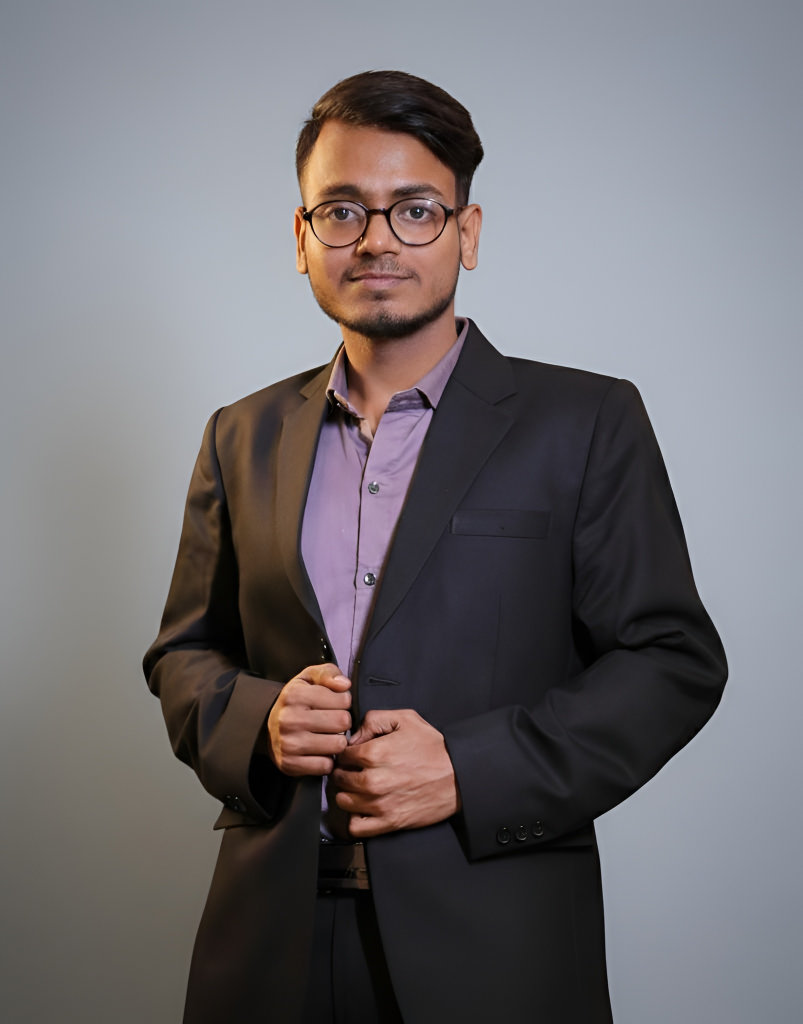
#> input picture image.jpg.jpg, 1606 x 2048 px, found by its file name (shown at 1/2 size)
$ python process-images.py
#> lines starting #> are read from the running program, lines starting #| are printed output that depends on the picture; after the words box and inside, x2 and y2 are one past the last pixel; in counts of white or black regions, pixels touching at a corner belong together
import cv2
import numpy as np
import os
from PIL import Image, ImageDraw, ImageFont

SOURCE = 'image.jpg.jpg'
OUT = 'public/assets'
os.makedirs(OUT, exist_ok=True)

if not os.path.exists(SOURCE):
    print(f"Source image '{SOURCE}' not found.")
    exit(0)

img = cv2.imread(SOURCE)
#> img is the input picture: shape (2048, 1606, 3); mean B, G, R 112.7, 109.2, 112.5
h, w = img.shape[:2]
#> h = 2048; w = 1606

scale = 0.5
small = cv2.resize(img, (int(w * scale), int(h * scale)), interpolation=cv2.INTER_AREA)
sh, sw = small.shape[:2]
#> sh = 1024; sw = 803

mask = np.zeros((sh, sw), np.uint8)
bgdModel = np.zeros((1, 65), np.float64)
fgdModel = np.zeros((1, 65), np.float64)

rect = (int(sw * 0.05), int(sh * 0.05), int(sw * 0.9), int(sh * 0.95))
#> rect = (40, 51, 722, 972)
cv2.grabCut(small, mask, rect, bgdModel, fgdModel, 5, cv2.GC_INIT_WITH_RECT)

# Mark margins as background
mask[0:int(sh*0.04), :] = cv2.GC_BGD
mask[:, 0:int(sw*0.04)] = cv2.GC_BGD
mask[:, int(sw*0.96):] = cv2.GC_BGD

# Face center
face_cascade = cv2.CascadeClassifier(cv2.data.haarcascades + 'haarcascade_frontalface_default.xml')
gray = cv2.cvtColor(img, cv2.COLOR_BGR2GRAY)
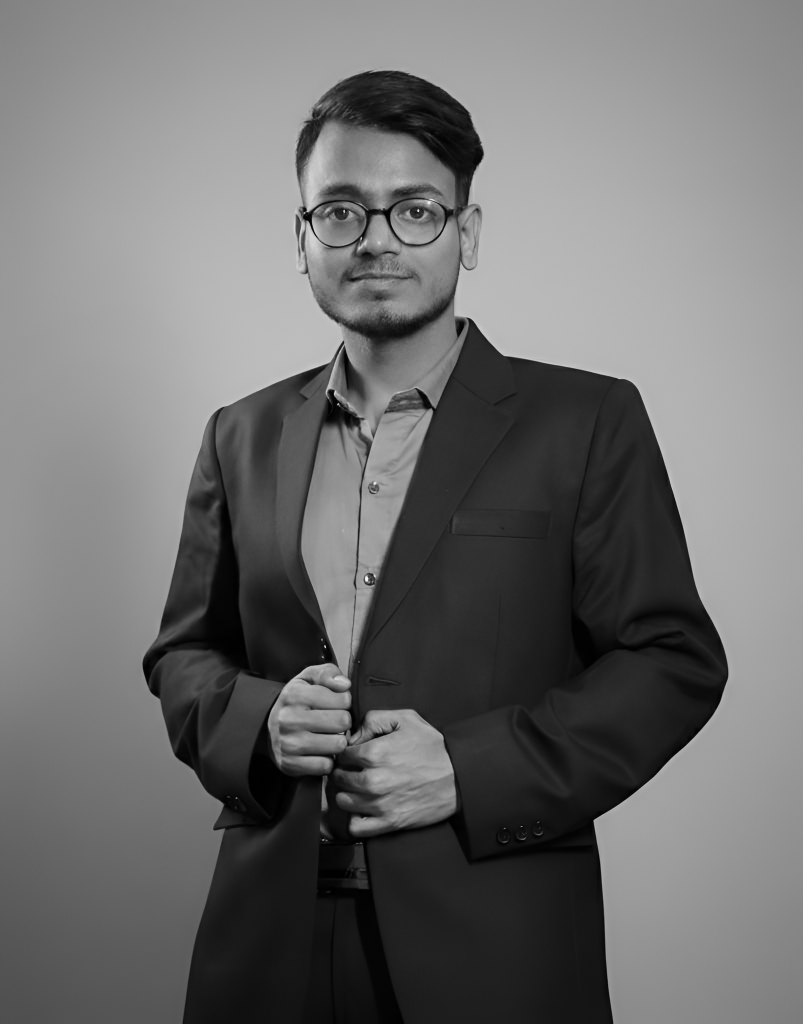
#> gray: shape (2048, 1606) (shown at 1/2 size); min 0, max 255, mean 110.7
faces = face_cascade.detectMultiScale(gray, 1.1, 4)
#> faces = [[710, 941, 116, 116], [542, 255, 430, 430]]
if len(faces) > 0:
    fx, fy, fw, fh = [int(v * scale) for v in faces[0]]
#> fx = 355; fy = 470; fw = 58; fh = 58
    mask[fy + fh//4 : fy + 3*fh//4, fx + fw//4 : fx + 3*fw//4] = cv2.GC_FGD

cv2.grabCut(small, mask, rect, bgdModel, fgdModel, 3, cv2.GC_INIT_WITH_MASK)

alpha = np.where((mask == cv2.GC_FGD) | (mask == cv2.GC_PR_FGD), 255, 0).astype(np.uint8)
alpha_full = cv2.resize(alpha, (w, h), interpolation=cv2.INTER_LINEAR)
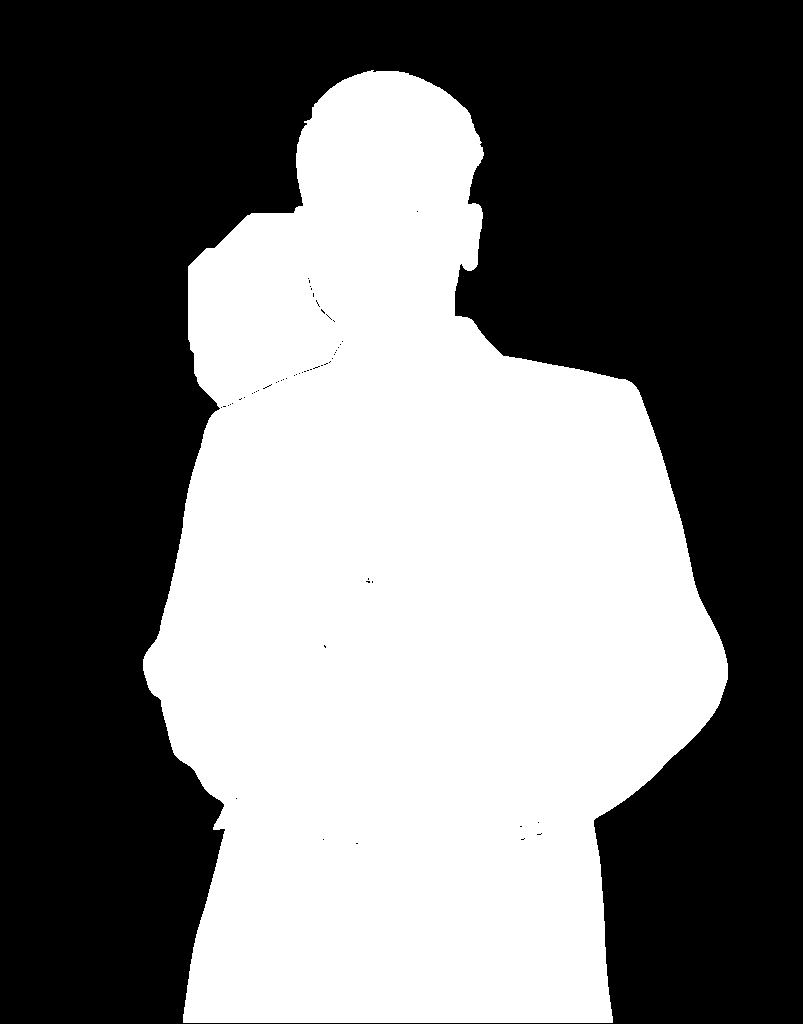
#> alpha: shape (1024, 803); 45.2% white; 1 white region, box (x1, y1, x2, y2) and area: (143, 70, 728, 1023) 371927
alpha_blur = cv2.GaussianBlur(alpha_full, (7, 7), 0)

rgba = cv2.cvtColor(img, cv2.COLOR_BGR2BGRA)
rgba[:, :, 3] = alpha_blur

# Frame crop
crop_y1 = 70
crop_y2 = 1175
crop_h = crop_y2 - crop_y1
crop_w = int(crop_h * (720.0 / 677.0))
crop_x1 = max(0, 757 - crop_w // 2)
crop_x2 = min(w, crop_x1 + crop_w)
#> crop_x2 = 1345

cropped = rgba[crop_y1:crop_y2, crop_x1:crop_x2]
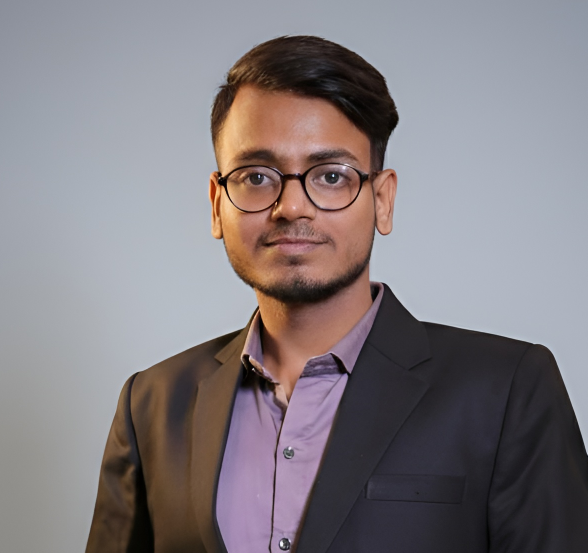
#> cropped: shape (1105, 1175, 4) (shown at 1/2 size); mean B, G, R, A 129, 124.8, 131.2, 132

for target_w in [1100, 720, 420]:
    target_h = int(target_w * (677.0 / 720.0))
    resized = cv2.resize(cropped, (target_w, target_h), interpolation=cv2.INTER_AREA)
    cv2.imwrite(f'{OUT}/portrait-{target_w}.webp', resized, [cv2.IMWRITE_WEBP_QUALITY, 90])
    print(f'Wrote portrait-{target_w}.webp ({target_w}x{target_h})')

# Social OG image
bg = Image.new('RGB', (1200, 630), color='#07070a')
glow = Image.new('RGBA', (1200, 630), (0,0,0,0))
#> glow: PIL image 1200x630 RGBA; every value is 0
draw_glow = ImageDraw.Draw(glow)
for r in range(400, 0, -5):
    a = int(90 * (1 - r/400))
    draw_glow.ellipse([936 - r, 280 - r, 936 + r, 280 + r], fill=(229, 19, 43, a))
bg.paste(Image.alpha_composite(Image.new('RGBA', (1200, 630), (7,7,10,255)), glow).convert('RGB'), (0,0))
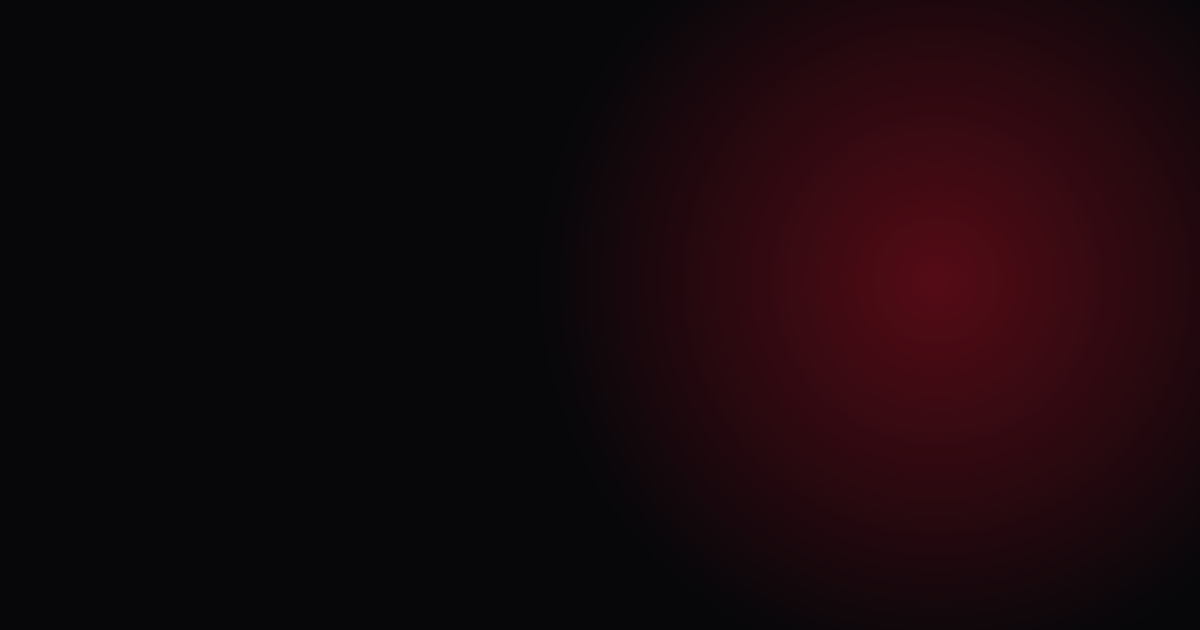
#> bg: PIL image 1200x630 RGB; mean R, G, B 22.5, 7.8, 12.3

portrait = Image.open(f'{OUT}/portrait-720.webp')
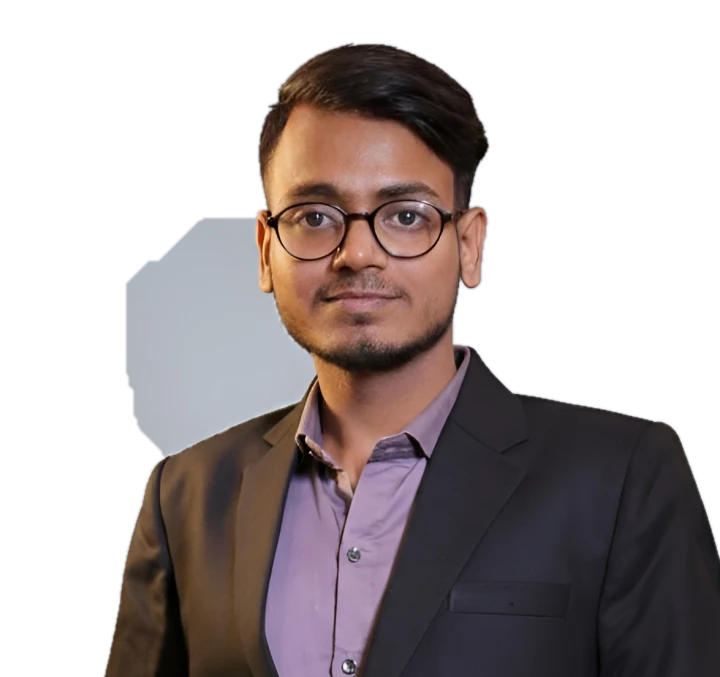
#> portrait: PIL image 720x677 RGBA; mean R, G, B, A 128.7, 122.5, 126.2, 132; transparent parts drawn white
pw, ph = portrait.size
#> pw = 720; ph = 677
new_ph = 580
new_pw = int(pw * (new_ph / ph))
#> new_pw = 616
portrait_resized = portrait.resize((new_pw, new_ph), Image.Resampling.LANCZOS)
bg.paste(portrait_resized, (1200 - new_pw - 20, 630 - new_ph), portrait_resized)

draw = ImageDraw.Draw(bg)
try:
    font_large = ImageFont.truetype('impact.ttf', 120)
    font_sub = ImageFont.truetype('arialbd.ttf', 26)
    font_tag = ImageFont.truetype('arialbd.ttf', 18)
except:
    font_large = ImageFont.load_default()
    font_sub = ImageFont.load_default()
    font_tag = ImageFont.load_default()

draw.text((72, 170), 'RAHUL', font=font_large, fill='#f4f1ec')
draw.text((78, 305), 'THE SERIES', font=font_sub, fill='#ff3d5a')
draw.text((78, 360), 'AI/ML ENGINEER • GENERATIVE AI • AGENTIC AI', font=font_tag, fill='#a7a6ad')
draw.text((78, 410), 'Python • LangGraph • RAG • PyTorch • FastAPI', font=font_tag, fill='#6d6c75')

bg.save(f'{OUT}/og-image.jpg', quality=90)
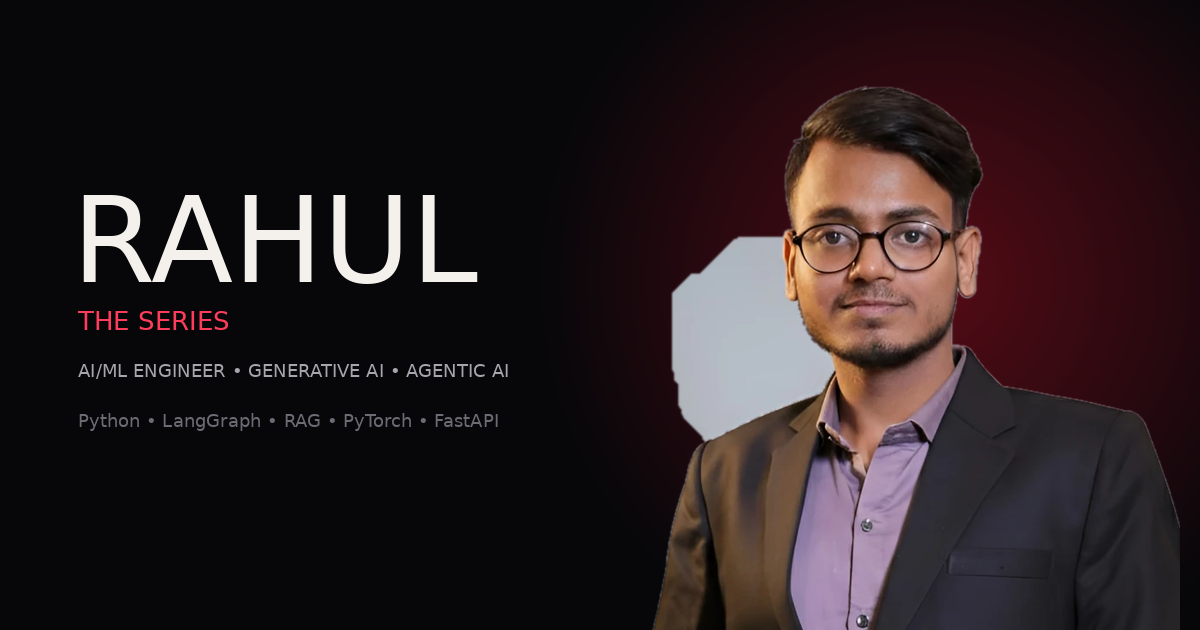
#> saved as og-image.jpg: PIL image 1200x630 RGB; mean R, G, B 41.6, 30.5, 33.3
print('Wrote og-image.jpg (1200x630)')
